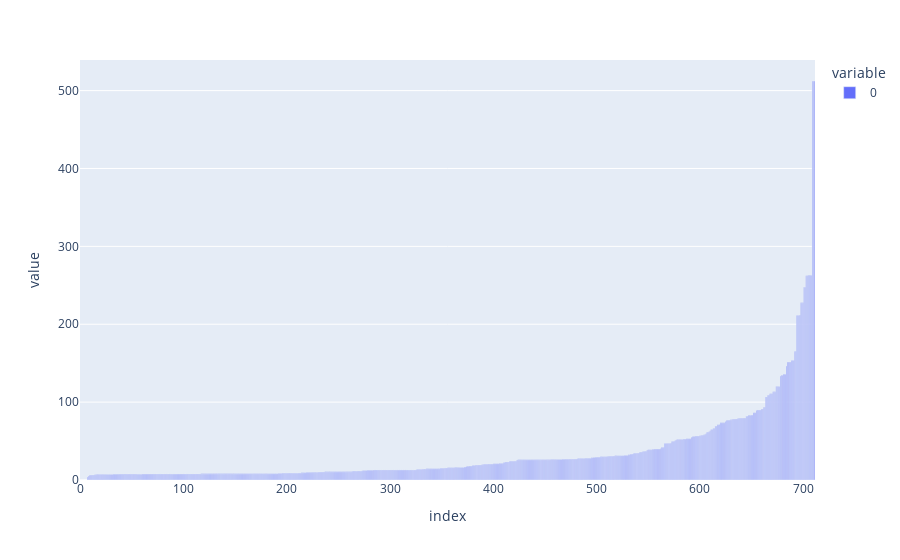

Write notebook code for a chart like this one.
### Code cell
import plotly.express as px

fares = sorted(list(train['Fare']))
fig = px.bar(fares)
fig.show()

### Figure 1 — Plotly figure (JSON) as saved in the notebook; plotly's stock layout.template omitted (floating-point values rounded to 4 significant figures; data arrays with more than 128 entries replaced by an {"elided": "..."} marker saying what was removed)
{"data": [{"alignmentgroup": "True", "hovertemplate": "variable=0<br>index=%{x}<br>value=%{y}<extra></extra>", "legendgroup": "0", "marker": {"color": "#636efa"}, "name": "0", "offsetgroup": "0", "orientation": "v", "showlegend": true, "textposition": "auto", "type": "bar", "x": {"elided": "712 int values"}, "xaxis": "x", "y": {"elided": "712 float values"}, "yaxis": "y"}], "layout": {"barmode": "relative", "legend": {"title": {"text": "variable"}, "tracegroupgap": 0}, "margin": {"t": 60}, "xaxis": {"anchor": "y", "domain": [0, 1], "title": {"text": "index"}}, "yaxis": {"anchor": "x", "domain": [0, 1], "title": {"text": "value"}}}}
